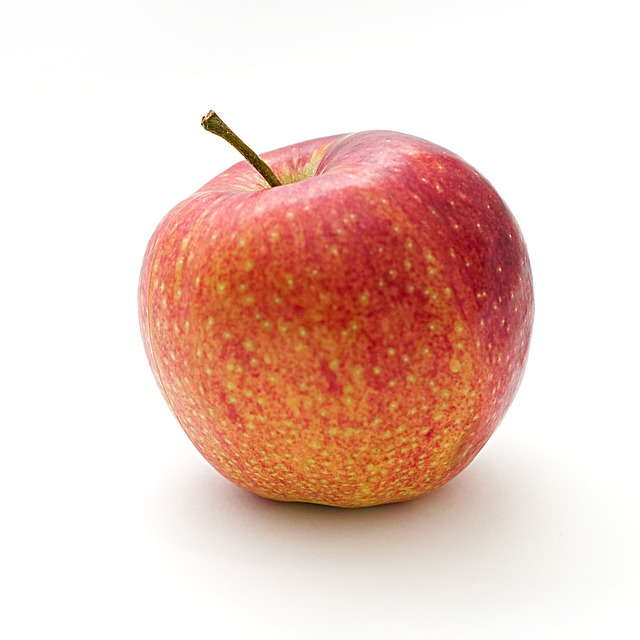
#> input picture Chapter_4/my_images/apple.jpg, 640 x 640 px
$ python 2_image_threshold_adaptive.py
#> lines starting #> are read from the running program, lines starting #| are printed output that depends on the picture; after the words box and inside, x2 and y2 are one past the last pixel; in counts of white or black regions, pixels touching at a corner belong together
import cv2
# Load image as grayscale

img = cv2.imread("./my_images/apple.jpg", cv2.IMREAD_GRAYSCALE)
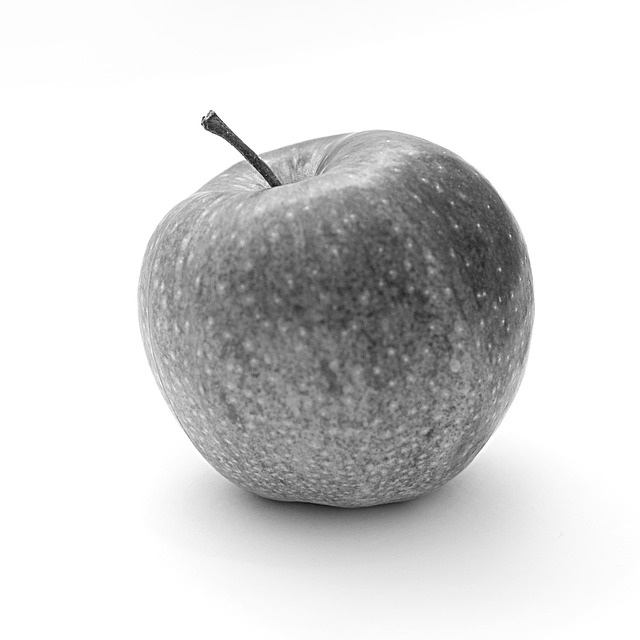
#> img: shape (640, 640); min 15, max 255, mean 213.4

# Apply adaptive thresholding
max_value = 255
adaptive_method = cv2.ADAPTIVE_THRESH_GAUSSIAN_C
threshold_type = cv2.THRESH_BINARY_INV
block_size = 11
c = 2
thresh = cv2.adaptiveThreshold(img, max_value, adaptive_method, threshold_type, block_size, c)
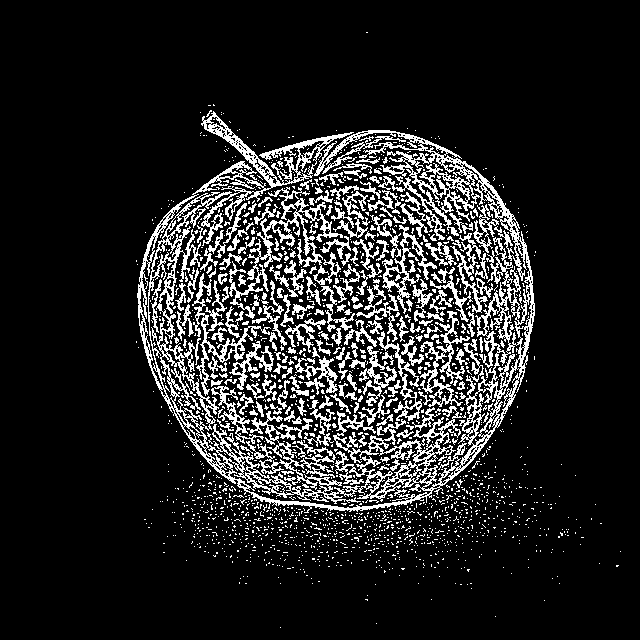
#> thresh: shape (640, 640); 13.8% white in thin lines or dots, all inside (x1, y1, x2, y2) = (136, 32, 621, 628)

# Show result
cv2.imshow("Original", img)
cv2.imshow("Thresh", thresh)

cv2.waitKey(0)
cv2.destroyAllWindows()

$ run again, with Chapter_4/my_images/shapes.jpg copied over Chapter_4/my_images/apple.jpg
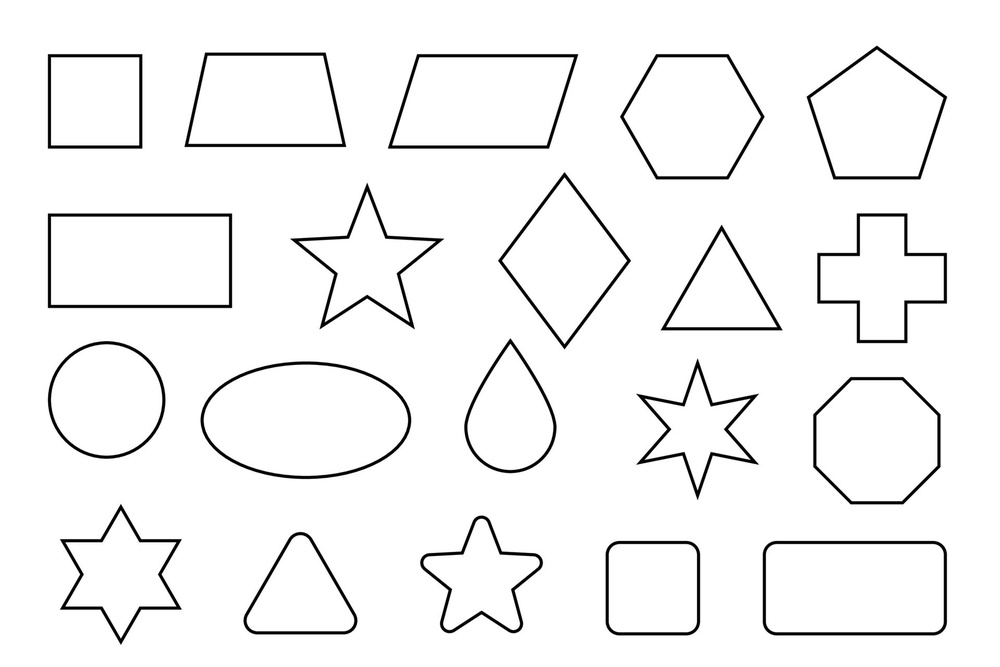
#> input picture Chapter_4/my_images/shapes.jpg, 1000 x 667 px, shrunk from 1920 x 1280 before the run
#> img is the input picture: shape (667, 1000); min 0, max 255, mean 244.5
#> `thresh = cv2.adaptiveThreshold(img, max_value, adaptive_method, thresh..`:
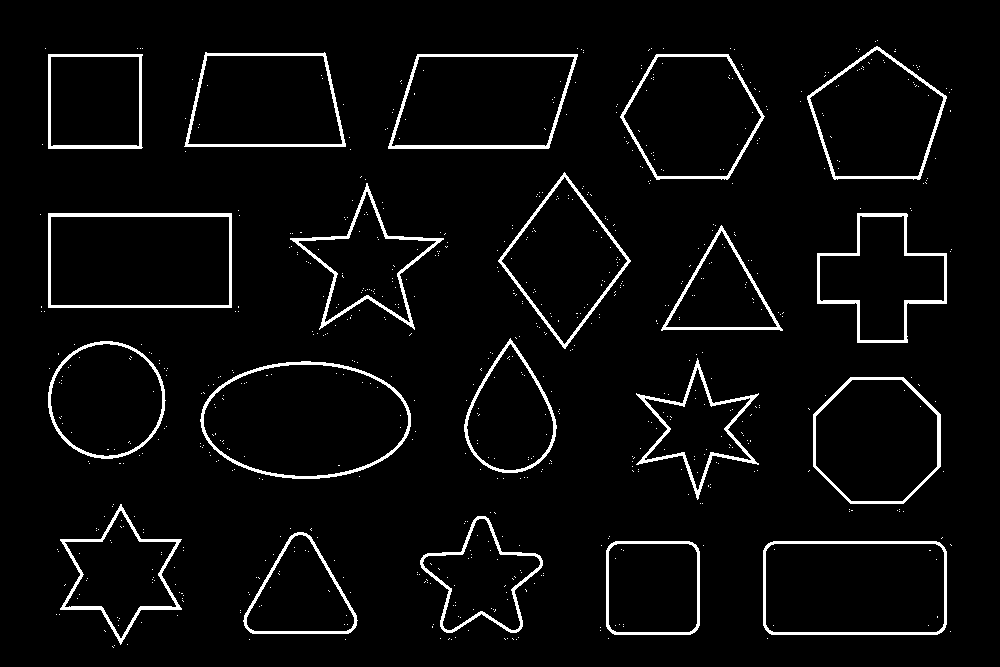
#> thresh: shape (667, 1000); 4.4% white; 742 white regions (722 under 20 px), largest, box (x1, y1, x2, y2) and area: (48, 213, 232, 308) 1816, (290, 183, 444, 330) 1740, (388, 54, 578, 149) 1724
